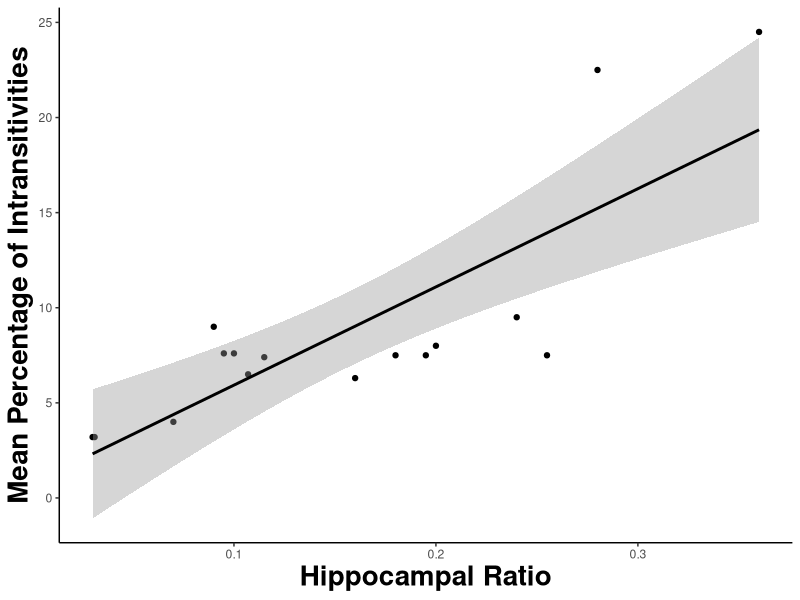

Write the R code that produced this figure. (Note: this script raises an error after producing the figure.)
## ---- chunk 1
library(ggplot2)

talk.plot.df <- data.frame (Hippocampal_Ratio = c(0.03,0.031, 0.07, 0.09, 0.095, 0.10, 0.107, 0.115, 0.16, 0.18, 0.195, 0.2, 0.24, 0.255, 0.28, 0.36),
Intransitivity_Percent = c(3.2, 3.2, 4, 9, 7.6, 7.6, 6.5, 7.4, 6.3, 7.5, 7.5, 8, 9.5, 7.5, 22.5, 24.5))

library(Hmisc)

spearman.test(talk.plot.df$Hippocampal_Ratio, talk.plot.df$Intransitivity_Percent)

ggplot(talk.plot.df, aes(Hippocampal_Ratio, Intransitivity_Percent))+
  geom_point()+
  geom_smooth(method = "lm", color = "black")+
  theme_classic()+
  ylab("Mean Percentage of Intransitivities")+
  xlab("Hippocampal Ratio")+
  theme_classic()+
  theme(axis.title.y = element_text(face="bold", size = 20),
           axis.title.x  = element_text(face="bold", size = 20))
## ---- chunk 2
View(numbers.trial.data)

# Womp. I actually don't know what numbers the image numbers correspond to. Turns out the image numbers are the actual stimuli so can use those for decision difficulty.
numbers.trial.data$num.diff <- abs(numbers.trial.data$Image_left - numbers.trial.data$Image_right)


#The variance ofdifferences was the same for all groups (set up by experiment so manipulation check)
aggregate(num.diff ~ Group, FUN = var, numbers.trial.data)
ggplot(numbers.trial.data, aes(Group, num.diff))+
  geom_boxplot(width = 0.5)+
  theme_classic()+
  ylab("Difference in numbers")

#The easier the decision (the bigger the difference in values) the faster all groups got
#The control group appears faster compared to both lesion groups in the control task BUT this doesn't appear statistically significant in the regression
p1 <- ggplot(numbers.trial.data, aes(num.diff, RT, group = Group, col = Group))+
  geom_smooth(method = "loess")+
  theme_classic()+
  xlab("Difference between numbers (Difficulty)")+
  ylab("Response times")
#Significant interactions show that the how RTs change with decision difficulty differs by group. Though they all get faster at easier decisions the MTL group is consistently slower
summary(lmer(RT ~ num.diff * Group + (1|f.id), data = numbers.trial.data))

#Difference in values and intransitivity
#The lines are pretty flat. All the decisions seem pretty easy/equally likely to be involved in an intransitivity
ggplot(numbers.trial.data, aes(num.diff, IntransTripleCounted, group = Group, col = Group))+
  geom_smooth(method = "loess")+
  theme_classic()+
  xlab("Difference between numbers (Difficulty)")+
  ylab("Number of Intransitivities Trial is involved in")

#Probability of being involved in intransitivity measure (new)
#How many times a trial involved in an intransitivity/total number intransitivities for subject

#Nominator: (IntransTripleCounted does indeed say how many times a trial was involved in an intransitive triplet)

#Denomiator:
numbers.trial.data <- merge(numbers.trial.data, both.Intransitive[as.character(both.Intransitive$Task) == "numbers", c("f.id", "CleanIntr")], by = "f.id", all.x = T)

#Prob of Intransitivity for a given trial
numbers.trial.data$ProbIntr <- (numbers.trial.data$IntransTripleCounted - numbers.trial.data$MisPressIntransTripleCounted) / (numbers.trial.data$CleanIntr*3)

#Check if probabilities for all subjects add up to 1. (yes.)
ddply(numbers.trial.data, c("f.id"), summarise, tot = sum(ProbIntr))

#There are a bunch of people with no intransitivities (so dividing by 0). Replace these with 0
numbers.trial.data$ProbIntr <- ifelse(is.na(numbers.trial.data$ProbIntr), 0, numbers.trial.data$ProbIntr)

#Back to decision difficulty and probability of intransitivity
#For all groups groups harder trials are more likely to be involved in intransitivities 
p2 <- ggplot(numbers.trial.data, aes(num.diff, ProbIntr, group = Group, col = Group))+
  geom_smooth(method = "loess")+
  theme_classic()+
  xlab("Difference between numbers (Difficulty)")+
  ylab("Probability of Intransitivity")

summary(lmer(ProbIntr ~ num.diff * Group + (1|f.id), data = numbers.trial.data))

#Probability of transitivity stays the same across the task for the numbers task
p3 <- ggplot(numbers.trial.data, aes(Trialnumber, ProbIntr, group = Group, col = Group))+
  geom_smooth(method = "loess")+
  theme_classic()+
  xlab("Trial Number")+
  ylab("Probability of Intransitivity")


library(gridExtra)
g <- ggplotGrob(p1 + theme(legend.position="bottom"))$grobs
legend <- g[[which(sapply(g, function(x) x$name) == "guide-box")]]

p4 <- grid.arrange(arrangeGrob(p1 + theme(legend.position="none"),
                         p2 + theme(legend.position="none"),
                         p3 + theme(legend.position="none"),
                         nrow=1),
             legend, nrow=2,heights=c(10, 1),
             main = "Relationship between decision difficulty, RT and intransitivity in numbers task")
rm(g, legend)
## ---- chunk 3
#How about just taking the difference of how many times they chose the item and avoid an artificial point system. This way ties will be indifference (0).If they haven't chosen an item assign a 0.

get.ordinal.value <- function(x){
  
  tmp <- data.frame(item = dimnames(sort(table(x$Choice.image)))[[1]],
                    value = sort(table(x$Choice.image)))
  
  return(tmp)
  }

# Does it work?
get.ordinal.value(choice2.trial.data[choice2.trial.data$SubjectID == 306,])
# Yes.

# So apply it to everyone's data
ordinal.value.df <- plyr::ddply(choice2.trial.data, c("f.id"), get.ordinal.value)

# A bit hacky but merge twice to assign right ordinal values to each image and then get value difference per trial.

#Merge 1 for image left
#KEEP ALL!
#RENAME col
choice2.trial.data.w.val <- merge(choice2.trial.data, ordinal.value.df, by.x = c("f.id","Image_left"), by.y = c("f.id","item"), all.x = T)
names(choice2.trial.data.w.val)[24] <- "value.left"

#Merge 2 for image right
choice2.trial.data.w.val <- merge(choice2.trial.data.w.val, ordinal.value.df, by.x = c("f.id","Image_right"), by.y = c("f.id","item"), all.x = T)
names(choice2.trial.data.w.val)[25] <- "value.right"

#Replace NAs in values with 0's
choice2.trial.data.w.val$value.left <- ifelse(is.na(choice2.trial.data.w.val$value.left), 0, choice2.trial.data.w.val$value.left)

choice2.trial.data.w.val$value.right <- ifelse(is.na(choice2.trial.data.w.val$value.right), 0, choice2.trial.data.w.val$value.right)

#Val.diff
#The smaller the difference the harder the decision
choice2.trial.data.w.val$val.diff <- abs(choice2.trial.data.w.val$value.left - choice2.trial.data.w.val$value.right)

#The variance of value differences was the same for all groups
#It's not like one group cared less about candy bars that they were just choosing randomly
aggregate(val.diff ~ Group, FUN = var, choice2.trial.data.w.val)
ggplot(choice2.trial.data.w.val, aes(Group, val.diff))+
  geom_boxplot(width = 0.5)+
  theme_classic()+
  ylab("Value difference")

#The easier the decision (the bigger the difference in values) the faster all groups got
#MTL group was consistently slower at all levels of value difference
p1 <- ggplot(choice2.trial.data.w.val, aes(val.diff, RT, group = Group, col = Group))+
  geom_smooth(method = "loess")+
  theme_classic()+
  xlab("Value difference")+
  ylab("Response times")
#Significant interactions show that the how RTs change with decision difficulty differs by group. Though they all get faster at easier decisions the MTL group is consistently slower
summary(lmer(RT ~ val.diff * Group + (1|f.id), data = choice2.trial.data.w.val))

#Difference in values and intransitivity
#The harder the decision the more intransitivite triplets it is involved in
#This graph is deceptive because it suggests that for the MTL group trials that are closer to indifference are involved in more intransitivities but it's not normalized! 
ggplot(choice2.trial.data.w.val, aes(val.diff, IntransTripleCounted, group = Group, col = Group))+
  geom_smooth(method = "loess")+
  theme_classic()+
  xlab("Value difference")+
  ylab("Number of Intransitivities Trial is involved in")

#Probability of being involved in intransitivity measure (new)
#How many times a trial involved in an intransitivity/total number intransitivities for subject

#Nominator: (IntransTripleCounted does indeed say how many times a trial was involved in an intransitive triplet)

#Denomiator:
choice2.trial.data.w.val <- merge(choice2.trial.data.w.val, both.Intransitive[as.character(both.Intransitive$Task) == "choice", c("f.id", "CleanIntr")], by = "f.id", all.x = T)

#Prob of Intransitivity for a given trial
choice2.trial.data.w.val$ProbIntr <- (choice2.trial.data.w.val$IntransTripleCounted - choice2.trial.data.w.val$MisPressIntransTripleCounted) / (choice2.trial.data.w.val$CleanIntr*3)

#Check if probabilities for all subjects add up to 1. (yes.)
ddply(choice2.trial.data.w.val, c("f.id"), summarise, tot = sum(ProbIntr))

#Back to decision difficulty and probability of intransitivity
#For the MTL group harder trials (those where the value difference is smaller) are less likely to be involved in intransitivities suggesting that these decisions are not as hard for them because they have problems with retaining value
p2 <- ggplot(choice2.trial.data.w.val, aes(val.diff, ProbIntr, group = Group, col = Group))+
  geom_smooth(method = "loess")+
  theme_classic()+
  xlab("Value difference")+
  ylab("Probability of Intransitivity")

summary(lmer(ProbIntr ~ val.diff * Group + (1|f.id), data = choice2.trial.data.w.val))

p3 <- ggplot(choice2.trial.data.w.val, aes(Trialnumber, ProbIntr, group = Group, col = Group))+
  geom_smooth(method = "loess")+
  theme_classic()+
  xlab("Trial Number")+
  ylab("Probability of Intransitivity")

library(gridExtra)
g <- ggplotGrob(p1 + theme(legend.position="bottom"))$grobs
legend <- g[[which(sapply(g, function(x) x$name) == "guide-box")]]

p4 <- grid.arrange(arrangeGrob(p1 + theme(legend.position="none"),
                         p2 + theme(legend.position="none"),
                         p3 + theme(legend.position="none"),
                         nrow=1),
             legend, nrow=2,heights=c(10, 1),
             main = "Relationship between decision difficulty, RT and intransitivity in preference task")
rm(g, legend)
